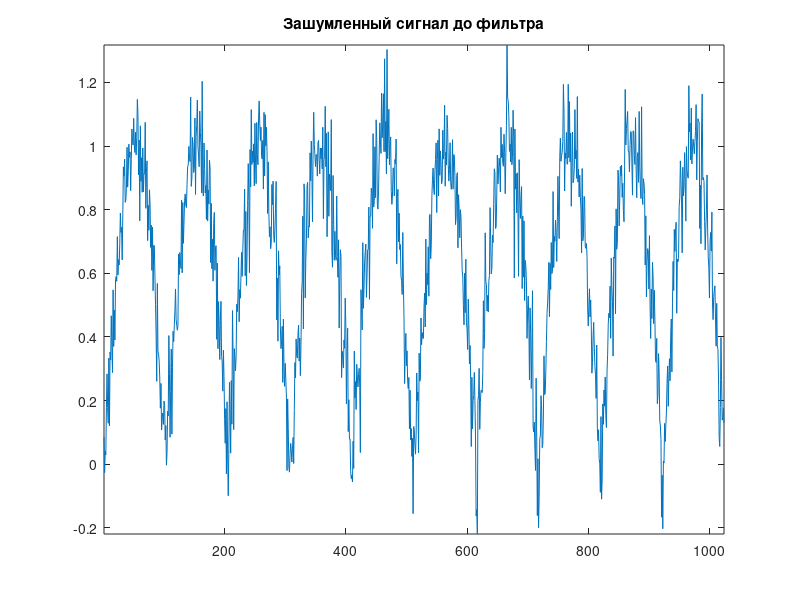
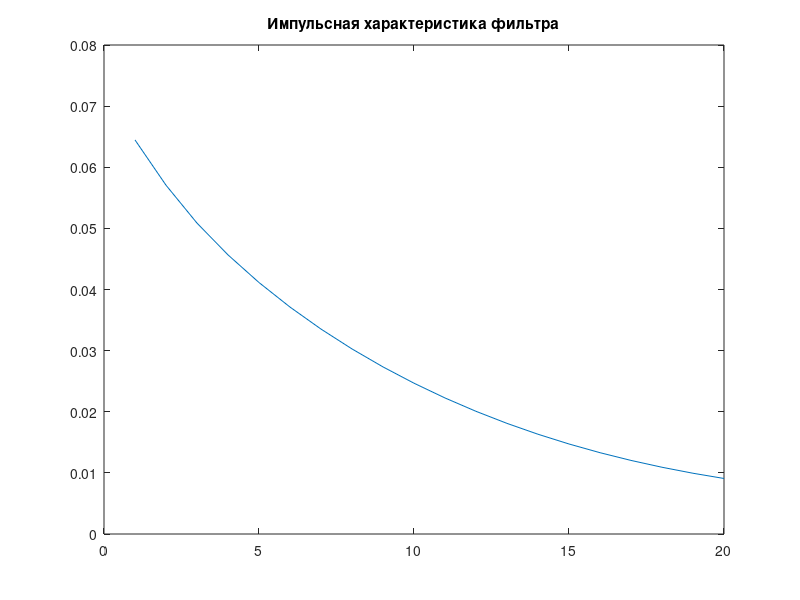
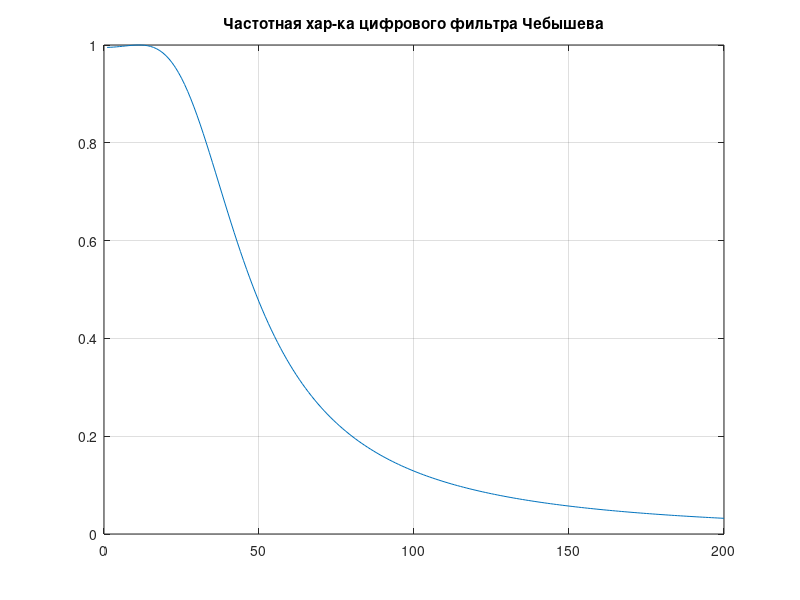
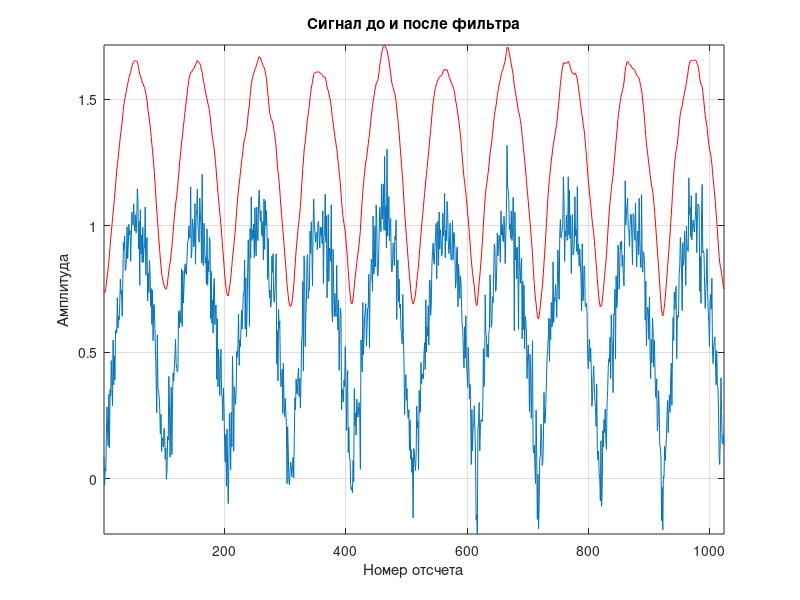

Recreate these plots in MATLAB, in order.

%Фильтр Чебышева
clc;
clear;
A=1; %амплитуда сигнала
Q=0.1; %амплитуда шума 0.1 вместо 0.001
KP1=5;% - количество периодов первого сигнала
KP2=15;% - количество периодов второго сигнала
N=1024;%количество точек расчета
NC=16; %полоса пропускания фильтра по уровню 0,7 амплитуды
% выражена в количестве отчетов спектра БПФ, пропускаемых фильтром
% остальные отсчеты (в частотном спектре!) будут ослабляться по амплитуде

e=0.1;%параметр фильтра Чебышева
% ПРОБЛЕМА КРОЕТСЯ ТУТ. НА 2 РАБОТАЕТ ИДЕАЛЬНО!

q=randn(1,N); %генерация одномерного массива нормально распределенного шума

for k=1:N % генерация сигнала и шума
    s(k) = A * abs(sin(2 * pi * KP1 * (k-1)/N));
    x(k)=s(k)+Q*q(k); % суммирование сигнала и шума
end

figure
plot(x);
axis tight; %диапазон X и Y по осям точно соответствует Xmax и Kmax
title('Зашумленный сигнал до фильтра');
Y=fft(x,N); %БПФ сигнала с шумом
i=1:N/2;

figure
% semilogy(i(1:200),2*abs(SS1(1:200)));
%plot(i(1:100),2*abs(SS1(1:100)));
plot(i(1:N/2),abs(Y(1:N/2)));
title('Частотный спектр сигнала с шумом');

for i=1:N
    Tn=2*(i/NC)^2-1;%значение полинома Чебышёва 1 рода 2-го порядка
    H(i)=1/sqrt(1+e^2*Tn^2);%частотная характеристика фильтра Чебышева
end

h=ifft(H);
i=1:N;
plot(i(1:20),abs(h(1:20))); %Импульсная характеристика фильтра
title('Импульсная характеристика фильтра');
i=1:200;

figure
plot(i,abs(H(1:200)));
%semilogx(i,abs(H(1:200)));%то же, что и plot, но в логарифмическом
%масштабе по Х
grid on;
title('Частотная хар-ка цифрового фильтра Чебышева');

i=1:N;
XX1=fft(x,N); %частотный спектр сигнала с шумом
Z=ifft(XX1.*H);%свертка зашумленного сигнала с частотной хар-кой фильтра
XX2=fft(s,N);%частотный спектр сигнала
Z2=ifft(XX2.*H);%свертка незашумленного сигнала с частотной хар-кой фильтра
DZ(i)=(2*real(Z(i))-2*real(Z2(i)))*100./(max(s)-min(s));%случайная погрешность
DZ1(i)=(2*real(Z(i))-s(i))*100/(max(s)-min(s));%полная погрешность
SKO_random=std(DZ)
SKO_total=std(DZ1)
i=1:N;


yy=A*abs(sin((2 * pi * KP1*(i-1)/N)));


figure
plot(i,x); %вывод сигнала до фильтра
title('Сигнал до фильтра');
xlabel('Номер отсчета'); % подпись по оси X
ylabel('Амплитуда'); % подпись по оси Y
axis tight; %диапазон X и Y по осям точно соответствует Xmax и Ymax
hold on; % "удержание" окна вывода для вывода следующего графика
i=1:N;
plot(i,2 * real(Z(1:N)),'r-'),grid; %вывод отфильтрованного сигнала
%представление графика линией красного цвета, отображение сетки
title('Сигнал до и после фильтра');%подпись названия графика
hold off;

i=1:N;
figure
plot(i,DZ(1:N)); %вывод случайной погрешности отфильтрованного сигнала
title('Случайная погрешность отфильтрованного сигнала');
ylabel('Случайная погрешность, %'); % подпись по оси Y
axis tight;
i=1:N;

figure
plot(i,DZ1(1:N)); %вывод случайной погрешности отфильтрованного сигнала
title('Полная погрешность отфильтрованного сигнала');
ylabel('Полная погрешность, %'); % подпись по оси Y
axis tight;

pause;
close all;

